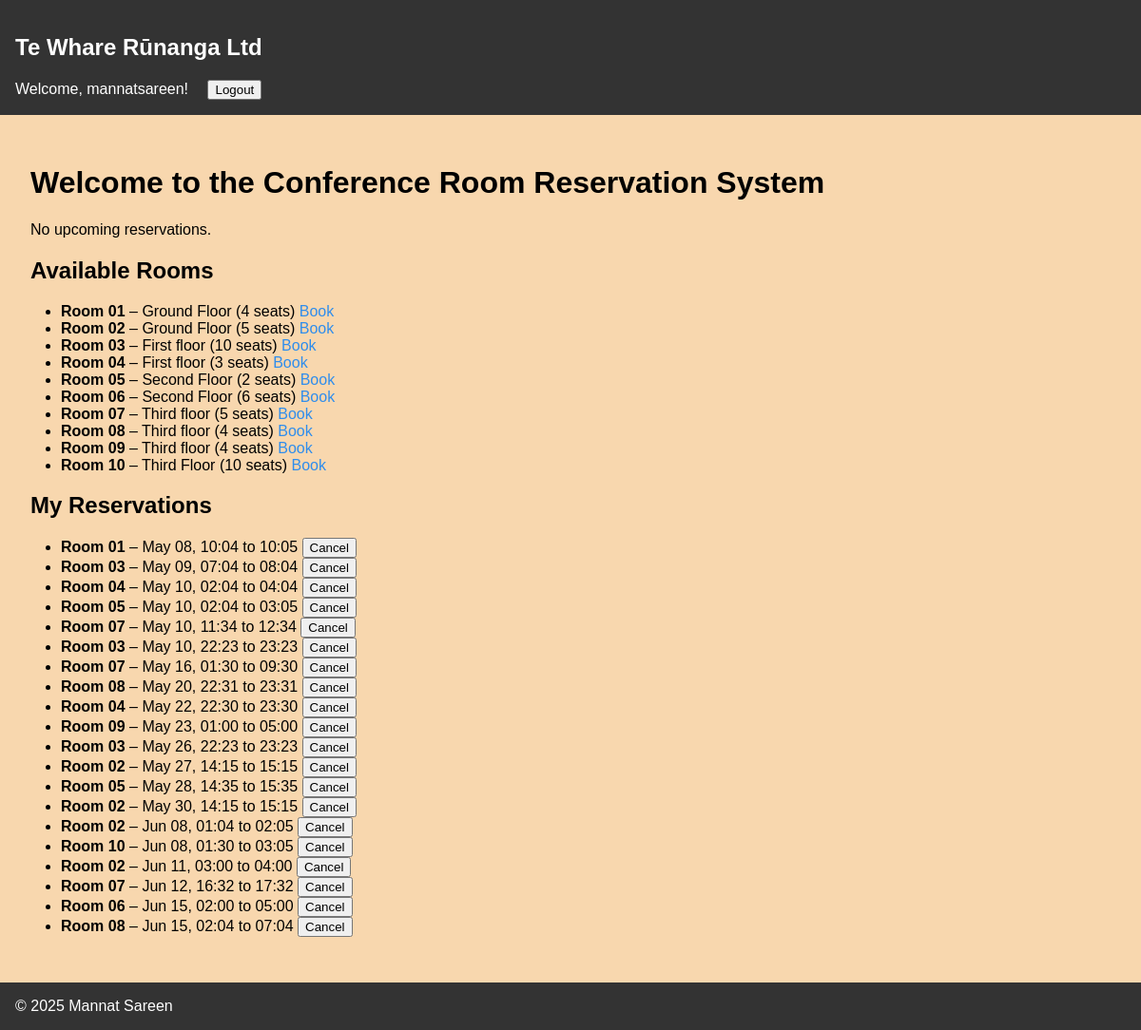
Page / (signed in) on the earlier database version.
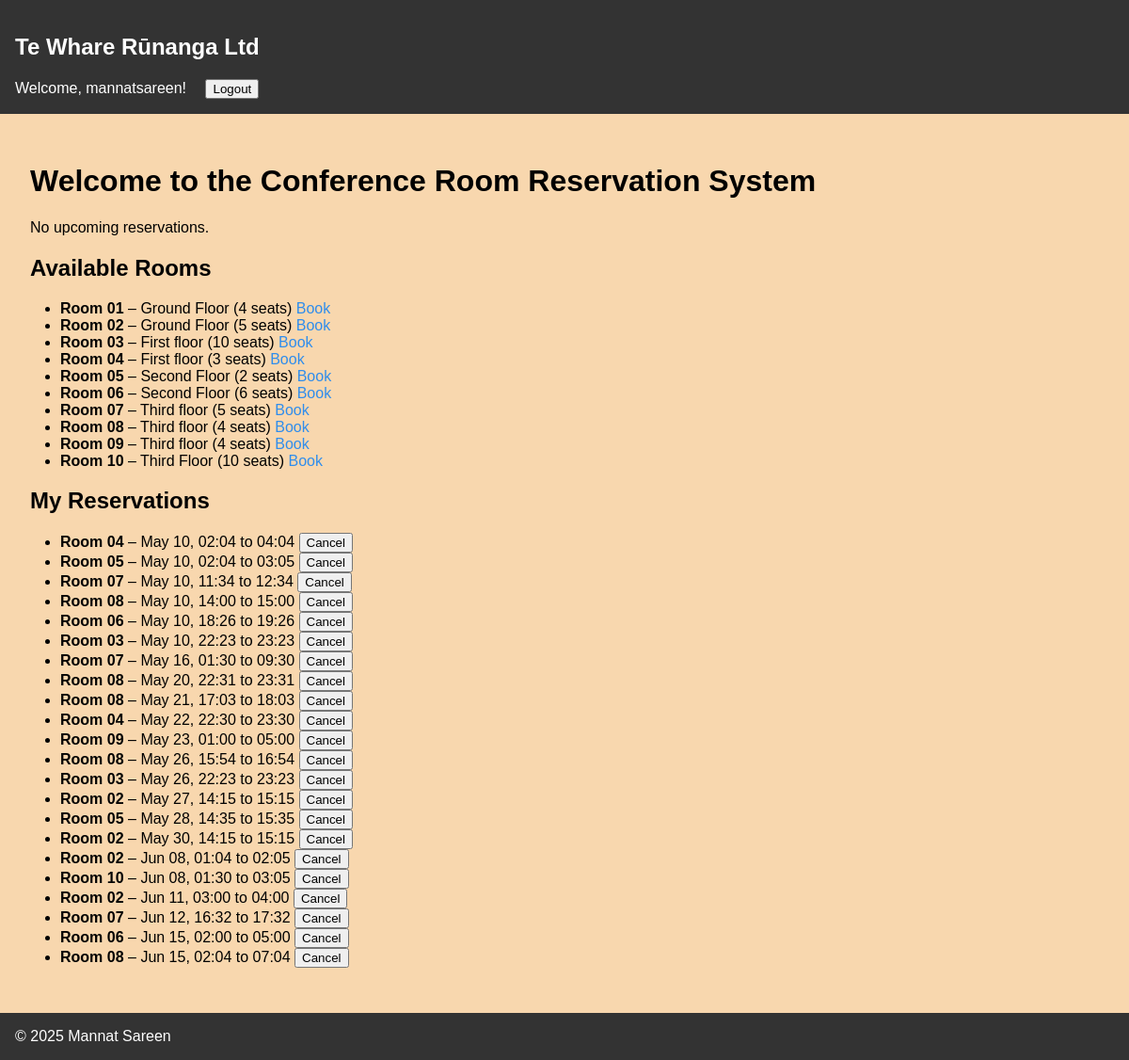
Same page on the later database version.
### reservations/models.py (models this page shows, shortened)
class Rooms(models.Model):
    name        = models.CharField(max_length=100)
    location    = models.CharField(max_length=100)
    capacity    = models.PositiveIntegerField()
    description = models.TextField(blank=True)

class TheReservation(models.Model):
    user       = models.ForeignKey(User, on_delete=models.CASCADE)
    room       = models.ForeignKey(Rooms, on_delete=models.CASCADE)
    start_time = models.DateTimeField()
    end_time   = models.DateTimeField()
    created_at = models.DateTimeField(auto_now_add=True)
    class Meta:
        ordering = ['start_time']
        unique_together = ('room', 'start_time', 'end_time')

### reservations/views.py (the view)
# urls.py: path('', views.home_page, name='home'),
def home_page(request):
    rooms = Rooms.objects.all()
    reminder = None
    reservations = []
    if request.user.is_authenticated:
        now = timezone.now()
        reminder = TheReservation.objects.filter(
            user=request.user,
            start_time__gte=now,
            start_time__lt=now + timedelta(hours=24)
        ).order_by('start_time').first()
        reservations = TheReservation.objects.filter(
            user=request.user
        ).order_by('start_time')
    return render(request, 'home.html', {
        'rooms': rooms,
        'reminder': reminder,
        'reservations': reservations
    })

### reservations/templates/home.html (shortened to what this page needs)
{% extends "base.html" %}
{% block content %}
    <h1>Welcome to the Conference Room Reservation System</h1>
    {% if reminder %}
        <p>You have a reservation coming up at: {{ reminder.start_time }}</p>
    {% else %}
        <p>No upcoming reservations.</p>
    {% endif %}
    <h2>Available Rooms</h2>
    <ul>
        {% for room in rooms %}
            <li>
                <strong>{{ room.name }}</strong> – {{ room.location }} ({{ room.capacity }} seats)
                <a href="{% url 'room_detail' room.pk %}">Book</a>
            </li>
        {% empty %}
            <li>No rooms available.</li>
        {% endfor %}
    </ul>
    {% if user.is_authenticated %}
        <h2>My Reservations</h2>
        <ul>
            {% for res in reservations %}
                <li>
                    <strong>{{ res.room.name }}</strong> – {{ res.start_time|date:"M d, H:i" }}
                    to {{ res.end_time|date:"H:i" }}
                    <form method="post" action="{% url 'reservations_cancel' res.pk %}" style="display:inline;">
                        <button type="submit">Cancel</button>
                    </form>
                </li>
            {% empty %}
                <li>No reservations found.</li>
            {% endfor %}
        </ul>
    {% endif %}
{% endblock %}

### reservations/templates/base.html (shortened to what this page needs)
<!DOCTYPE html>
<html lang="en">
<head>
</head>
<body>
<header>
    <h2>Te Whare Rūnanga Ltd</h2>
    <nav style="margin-top: 1rem;">
        {% if user.is_authenticated %}
            <span>Welcome, {{ user.username }}!</span>
            <form method="post" action="{% url 'logout' %}" style="display:inline;">
                <button type="submit" style="margin-left:1rem;">Logout</button>
            </form>
        {% else %}
            <a href="{% url 'login' %}">Login</a> |
            <a href="{% url 'register' %}">Register</a>
        {% endif %}
    </nav>
</header>
<main>
    {% block content %}
    {% endblock %}
</main>
<footer>
    &copy; 2025 Mannat Sareen
</footer>
</body>
</html>

### reservations/templates/base.html (style rules this page uses)
* { box-sizing: border-box; }
body { margin: 0; font-family: Arial, sans-serif; background-color: #f8d7ae; display: flex; flex-direction: column; min-height: 100vh; }
header, footer { background-color: #333; color: #ffffff; padding: 1rem; }
main { flex: 1; padding: 2rem; }
a { color: #2f8dec; text-decoration: none; }
ul { list-style: disc; padding-left: 2rem; }

Differences in the rows shown:
removed TheReservation: room.name "Room 01", start_time "May 08, 10:04", end_time "10:05"
removed TheReservation: room.name "Room 03", start_time "May 09, 07:04", end_time "08:04"
added TheReservation: room.name "Room 08", start_time "May 10, 14:00", end_time "15:00"
added TheReservation: room.name "Room 06", start_time "May 10, 18:26", end_time "19:26"
added TheReservation: room.name "Room 08", start_time "May 21, 17:03", end_time "18:03"
added TheReservation: room.name "Room 08", start_time "May 26, 15:54", end_time "16:54"
